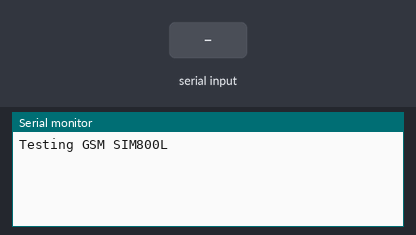
Simulated run of this sketch. Board: Arduino Mega 2560, built with avr-gcc and run on an emulated ATmega2560. Parts: the last lines printed to the serial monitor. The inputs (shaded band) are chosen by the test bench.

Above: at 1.2 s.
1.3 s: "1" received over the second serial link
At 3.5 s:
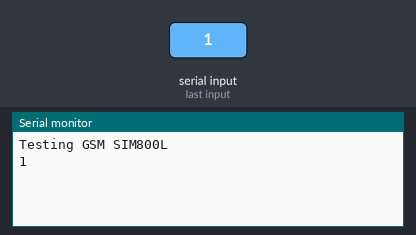
3.8 s: "0" received over the second serial link
At 5.4 s:
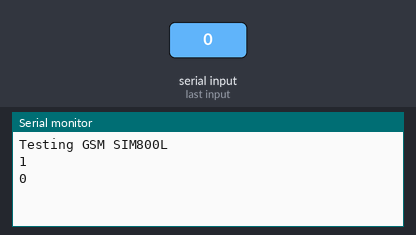

Measured:
- after the input at 1.3 s, the serial monitor: prints a new line after 1.0 s (image 1)
- after the input at 3.8 s, the serial monitor: prints a new line after 1.0 s (image 2)

The sketch:

tstgprs.ino
```cpp
/*
 * Test SIM868 GPRS functionalities.
 * Reference: https://blog.csdn.net/ivy_reny/article/details/47422943
 * An important reference project associated with SIM80X series is TinyGSM
 */
String Arsp, Grsp;
#define DebugSerial Serial
#define gsm Serial3


void setup() {
  // put your setup code here, to run once:

  Serial.begin(115200);
  Serial.println("Testing GSM SIM800L");
  gsm.begin(9600);

}

void loop() {
  // put your main code here, to run repeatedly:

  if(gsm.available())
  {
    Grsp = gsm.readString();
    Serial.println(Grsp);
  }

  if(Serial.available())
  {
    Arsp = Serial.readString();
    gsm.println(Arsp);
  }

}
```
